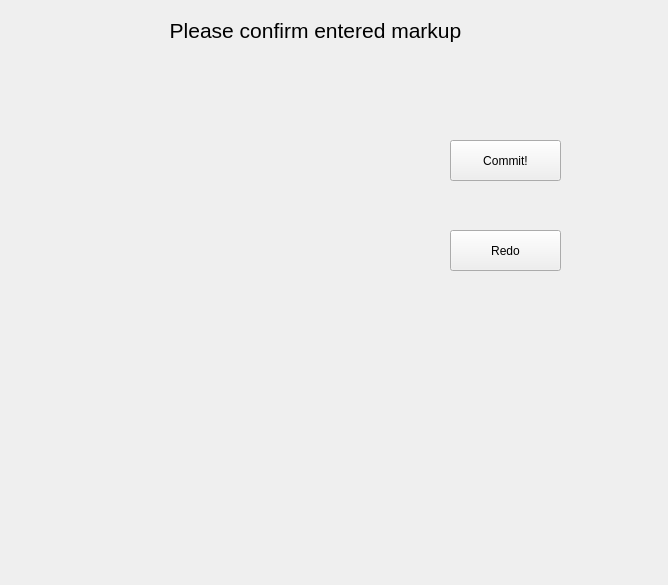
<?xml version="1.0" encoding="UTF-8"?>
<ui version="4.0">
 <class>confirmation_window</class>
 <widget class="QWidget" name="confirmation_window">
  <property name="geometry">
   <rect>
    <x>0</x>
    <y>0</y>
    <width>668</width>
    <height>585</height>
   </rect>
  </property>
  <property name="windowTitle">
   <string>Confirmation_window</string>
  </property>
  <property name="windowIcon">
   <iconset>
    <normaloff>croco_icon.png</normaloff>croco_icon.png</iconset>
  </property>
  <widget class="QLabel" name="label">
   <property name="geometry">
    <rect>
     <x>70</x>
     <y>10</y>
     <width>491</width>
     <height>41</height>
    </rect>
   </property>
   <property name="font">
    <font>
     <pointsize>16</pointsize>
    </font>
   </property>
   <property name="text">
    <string>Please confirm entered markup</string>
   </property>
   <property name="textFormat">
    <enum>Qt::RichText</enum>
   </property>
   <property name="alignment">
    <set>Qt::AlignCenter</set>
   </property>
  </widget>
  <widget class="QLabel" name="markup_displayer">
   <property name="geometry">
    <rect>
     <x>30</x>
     <y>70</y>
     <width>271</width>
     <height>421</height>
    </rect>
   </property>
   <property name="text">
    <string/>
   </property>
  </widget>
  <widget class="QPushButton" name="commit_button">
   <property name="geometry">
    <rect>
     <x>450</x>
     <y>140</y>
     <width>111</width>
     <height>41</height>
    </rect>
   </property>
   <property name="text">
    <string>Commit!</string>
   </property>
  </widget>
  <widget class="QPushButton" name="redo_button">
   <property name="geometry">
    <rect>
     <x>450</x>
     <y>230</y>
     <width>111</width>
     <height>41</height>
    </rect>
   </property>
   <property name="text">
    <string>Redo</string>
   </property>
  </widget>
 </widget>
 <resources/>
 <connections/>
</ui>
